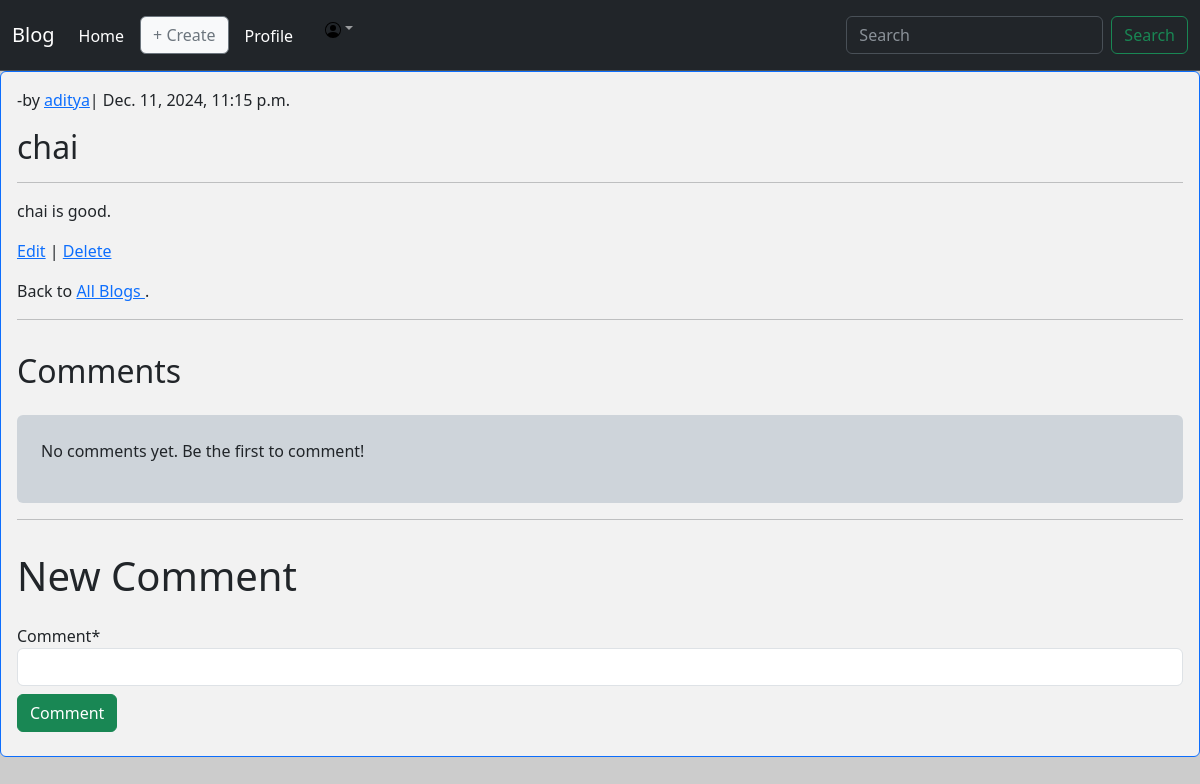
The app's page /blog/1/ (signed in), older data.
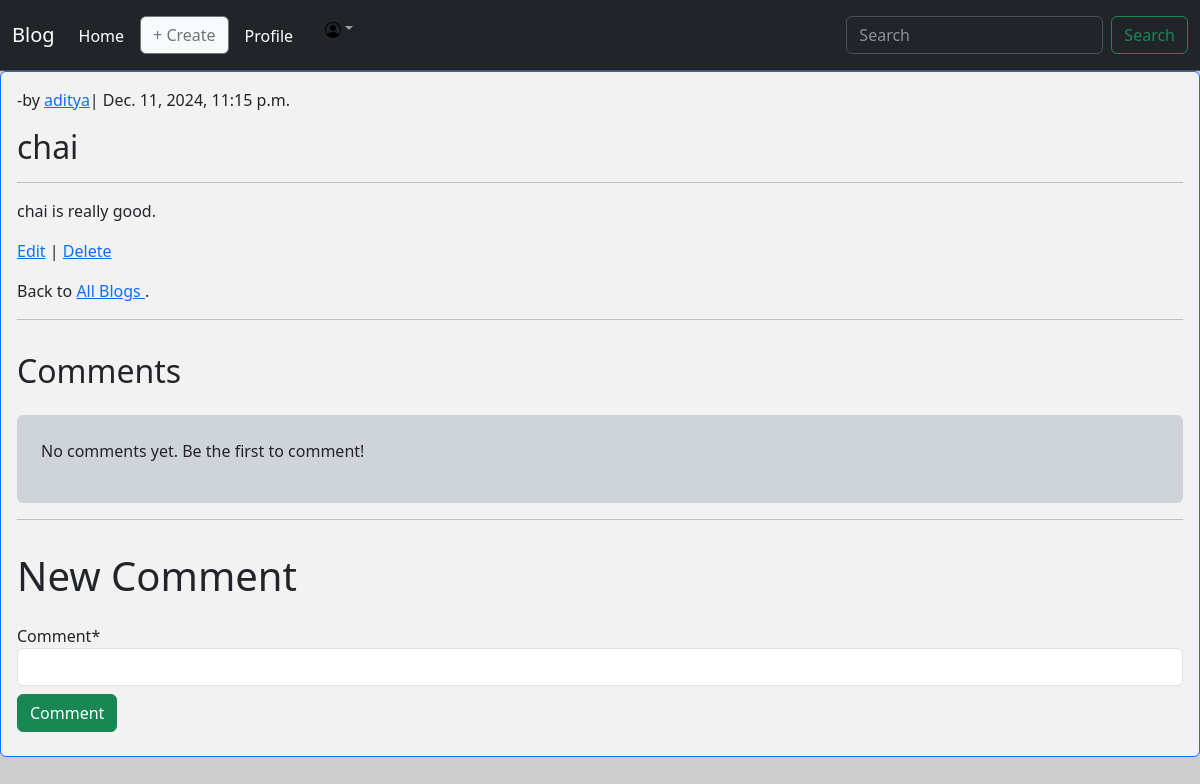
The same page, newer data.
### blog_app/models.py (models this page shows, shortened)
class Blog(models.Model):
    title = models.CharField(max_length=200)
    author_id = CustomUser.id
    author = models.ForeignKey(
        get_user_model(),
        on_delete = models.CASCADE,
    )
    date = models.DateTimeField(auto_now_add=True)
    body = models.TextField()
    class Meta:
        ordering = ('-date',)

### accounts/models.py (models this page shows, shortened)
class CustomUser(AbstractUser):
    id = models.UUIDField(primary_key=True, default=uuid.uuid4, editable=False)
    profile_image = models.CharField(max_length=500, null=True, blank=True)
    username = models.CharField(max_length=20, null=False, unique=True)
    name = models.CharField(max_length=30, null=False, blank=True)
    age = models.PositiveIntegerField(null=True, blank=True)
    bio = models.TextField(max_length=500, null=True, blank=True)
    def __str__(self):
        return self.username

### blog_app/views.py (the view, shortened to what this page needs)
# urls.py: path('blog/<int:pk>/', BlogDetailView.as_view(), name='blog_detail'),
class BlogDetailView(LoginRequiredMixin,CreateView, DetailView):
    model = Blog
    template_name = 'blog_detail.html'
    form_class = CommentForm
    login_url = 'login'
    paginate_by = 5
    def get_context_data(self, **kwargs):
        context = super().get_context_data(**kwargs)
        blog = self.get_object()
        comments = blog.comments.all()
        paginator = Paginator(comments, 500)  # Show 5 comments per page
        page_number = self.request.GET.get('page', 1)
        context['comments'] = paginator.get_page(page_number)
        if 'form' not in context:
            context['form'] = self.get_form()
        return context

### blog_app/forms.py
class CommentForm(forms.ModelForm):
    class Meta:
        model = Comment
        fields = ['comment']  # Exclude 'author' as it will be set automatically

### templates/blog_detail.html (shortened to what this page needs)
{% extends 'index.html' %}
{% load crispy_forms_tags %}
{% block content %}
<div class="px-3 py-3 bg-white bg-opacity-75 border border-primary overflow-auto object-fit-contain border rounded">
    <div class="article-entry bg-opacity-50" id="post_detail_card">
        <div class='card-header '>
            {% load tz %}
            {% localtime on %}
            <p>-by <a href="{% url "profile" blog.author.username %}">{{ blog.author }}</a>| {{ blog.date|timezone:"Asia/Kolkata" }}</p>
            {% endlocaltime %}
            <h2>{{ blog.title }}</h2>
             <hr>
        </div>
        <div class="card-body">
            <p>
                {{ blog.body }}</p>
            <p>
                <a href="{% url 'blog_edit' blog.pk %}">Edit</a> | <a href="{% url 'blog_delete' blog.pk %}">Delete</a>
            </p>
            <p>Back to <a href="{% url 'blog_list' %}">All Blogs </a>.</p>
        </div>
        <hr>
        <div class="card-footer">
            <h2 class="py-3">Comments</h2>
            <div class="overflow-auto rounded bg-dark-subtle px-4 py-4" style="max-height: 50vh;">
            {% for comment in comments %}
              <p><strong>{{ comment.author }}:</strong> {{ comment.comment }}</p>
              <p><small>On {{ comment.comment_date }}</small></p>
              <hr>
            {% empty %}
              <p>No comments yet. Be the first to comment!</p>
            {% endfor %}
            </div>
            <hr>
            <h1 class="py-3">
                New Comment
            </h1>
            <form action="" method="POST">
                {{ form|crispy }}
        <button class="btn btn-success my-2" type="submit"> Comment </button>
            </form>
        </div>
    </div>
    {% endblock content %}

### templates/index.html (shortened to what this page needs)
<!DOCTYPE html>
<html lang="en">
  <head>
    {% load static %}
    <link href="https://cdn.jsdelivr.net/npm/bootstrap@5.3.0/dist/css/bootstrap.min.css" rel="stylesheet" />
    <link href="{% static 'css/main.css' %}" rel="stylesheet" />
  </head>
  <body>
    <nav class="navbar navbar-expand-lg bg-dark border-bottom border-bottom-dark" data-bs-theme="dark">
      <div class="container-fluid">
        <a class="navbar-brand" href="{% url 'blog_list' %}">Blog</a>
        <div class="collapse navbar-collapse" id="navbarSupportedContent">
          <ul class="navbar-nav me-auto mb-2 mb-lg-0">
            <li class="nav-item mt-2">
              <a class="nav-link active" aria-current="page" href="{% url 'blog_list' %}">Home</a>
            </li>
            <li class="nav-item">
              <a class="nav-link" href="{% url 'blog_new' %}"><button type="button" class="btn btn-light btn-outline-secondary">+ Create</button></a>
            </li>
            {% if user.is_authenticated %}
            <li class="nav-item mt-2">
              <a class="nav-link active" href="{% url 'profile' user.username %}">Profile</a>
            </li>
            {% endif %}
            <li class="nav-item">
              <a class="nav-link active"></a>
            </li>
            {% if user.is_authenticated %}
              <li class="nav-item dropdown">
                <a class="nav-link dropdown-toggle" href="#" role="button" data-bs-toggle="dropdown" aria-expanded="false"><img src="{% static '/media/person-circle.svg' %}" /></a>
              </li>
            {% endif %}
          </ul>
          <form class="d-flex" role="search" method="get" action="{% url 'search_results' %}">
            <input class="form-control me-2" type="search" placeholder="Search" aria-label="Search" value="{{ request.GET.q }}" />
            <button class="btn btn-outline-success" type="submit">Search</button>
          </form>
        </div>
      </div>
    </nav>
    {% if user.is_authenticated or request.path == '/signup/' %}
      {% block content %}
      {% endblock %}
    {% else %}
      <div class="alert alert-info" role="alert">
        You are not logged in. Please <a href="{% url 'login' %}">Login</a> or <a href="{% url 'signup' %}">Signup</a> to access your page.
      </div>
      {% block content1 %}
      {% endblock %}
    {% endif %}
  </body>
</html>

### templates/index.html (style rules this page uses)
body { background: url('https://picsum.photos/900/700?inspiration') no-repeat center center fixed; -webkit-background-size: cover; -moz--background-size: cover; -o--background-size: cover; background-size: cover; }

Row changes from the older to the newer data that the page shows:
changed Blog "chai": body "chai is good." → "chai is really good."
